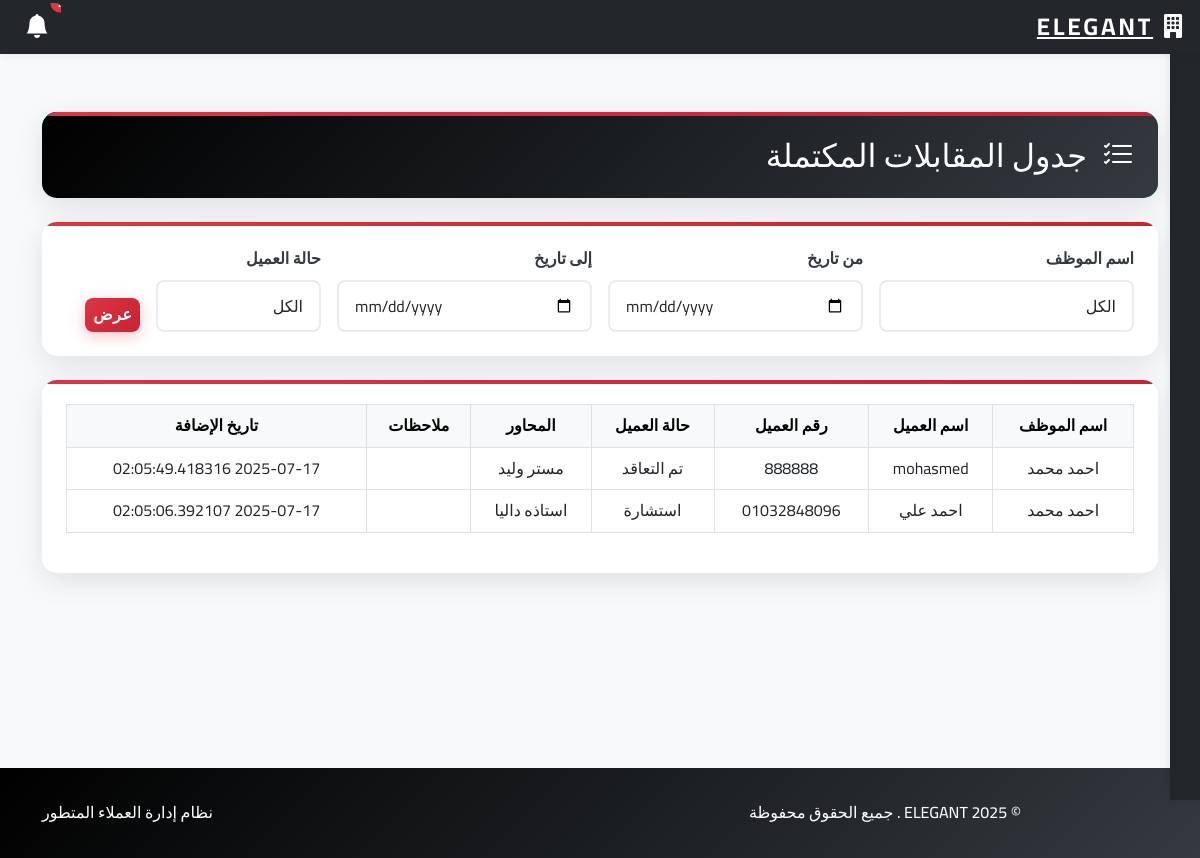
Screenshot of /view_completed_interviews (signed in) with the database file from the repository.
### tables this page shows
CREATE TABLE completed_interviews (
            id INTEGER PRIMARY KEY AUTOINCREMENT,
            employee_name TEXT,
            client_name TEXT,
            client_number TEXT,
            client_status TEXT,
            notes TEXT,
            interviewer TEXT,
            created_at TIMESTAMP
        );

### app.py (the view)
@app.route('/view_completed_interviews', methods=['GET', 'POST'])
def view_completed_interviews():
    rows = []
    selected_employee = ''
    start_date = ''
    end_date = ''
    client_status = ''
    conn = get_db_connection()
    conn.execute('''CREATE TABLE IF NOT EXISTS completed_interviews (
        id INTEGER PRIMARY KEY AUTOINCREMENT,
        employee_name TEXT,
        client_name TEXT,
        client_number TEXT,
        client_status TEXT,
        notes TEXT,
        interviewer TEXT,
        created_at TIMESTAMP
    )''')
    employees = conn.execute('SELECT DISTINCT employee_name FROM completed_interviews').fetchall()
    if request.method == 'POST':
        selected_employee = request.form.get('employee_name', '')
        start_date = request.form.get('start_date', '')
        end_date = request.form.get('end_date', '')
        client_status = request.form.get('client_status', '')
        query = 'SELECT * FROM completed_interviews WHERE 1=1'
        params = []
        if selected_employee:
            query += ' AND employee_name = ?'
            params.append(selected_employee)
        if start_date:
            query += ' AND date(created_at) >= date(?)'
            params.append(start_date)
        if end_date:
            query += ' AND date(created_at) <= date(?)'
            params.append(end_date)
        if client_status:
            query += ' AND client_status = ?'
            params.append(client_status)
        rows = conn.execute(query, params).fetchall()
    else:
        rows = conn.execute('SELECT * FROM completed_interviews ORDER BY created_at DESC').fetchall()
    conn.close()
    return render_template('view_completed_interviews.html', rows=rows, employees=employees, selected_employee=selected_employee, start_date=start_date, end_date=end_date, client_status=client_status)

### app.py (called while the page is built)
def get_db_connection():
    conn = sqlite3.connect(DATABASE)
    conn.row_factory = sqlite3.Row
    return conn

def login_required(f):
    @wraps(f)
    def decorated_function(*args, **kwargs):
        if request.endpoint in ['login', 'employee_stats_login', 'static']:
            return f(*args, **kwargs)
        if not session.get('logged_in'):
            return redirect(url_for('login'))
        return f(*args, **kwargs)
    return decorated_function

@app.context_processor
def inject_notifications():
    notifications = []
    try:
        conn = get_db_connection()
        tomorrow = (datetime.now() + timedelta(days=1)).date()
        rows = conn.execute('SELECT employee_name, client_name, appointment_date FROM appointments WHERE date(appointment_date) = ?', (str(tomorrow),)).fetchall()
        for row in rows:
            notifications.append({
                'employee_name': row['employee_name'],
                'client_name': row['client_name'],
                'date': row['appointment_date'],
                'message': f"لديك مقابلة غداً مع العميل {row['client_name']} (الموظف: {row['employee_name']})"
            })
        conn.close()
    except Exception as e:
        pass
    return dict(notifications=notifications)

### templates/view_completed_interviews.html (shortened to what this page needs)
{% extends 'base.html' %}
{% block content %}
<div class="row justify-content-center">
    <div class="col-lg-12">
        <div class="elegant-card mb-4">
            <div class="elegant-card-header bg-info text-white">
                <h2 class="mb-0">
                    <i class="bi bi-list-check me-2"></i>
                    جدول المقابلات المكتملة
                </h2>
            </div>
        </div>
        <div class="elegant-card mb-4">
            <div class="card-body p-4">
                <form method="post" class="row g-3 align-items-end">
                    <div class="col-md-3">
                        <label class="form-label">اسم الموظف</label>
                        <select name="employee_name" class="form-select">
                            <option value="">الكل</option>
                        </select>
                    </div>
                    <div class="col-md-3">
                        <label class="form-label">من تاريخ</label>
                        <input type="date" name="start_date" class="form-control" value="{{ start_date|default('') }}">
                    </div>
                    <div class="col-md-3">
                        <label class="form-label">إلى تاريخ</label>
                        <input type="date" name="end_date" class="form-control" value="{{ end_date|default('') }}">
                    </div>
                    <div class="col-md-2">
                        <label class="form-label">حالة العميل</label>
                        <select name="client_status" class="form-select">
                            <option value="">الكل</option>
                        </select>
                    </div>
                    <div class="col-md-1 d-flex gap-2">
                        <button type="submit" class="elegant-btn elegant-btn-primary btn-sm py-1 px-2">عرض</button>
                    </div>
                </form>
            </div>
        </div>
        <div class="elegant-card">
            <div class="card-body p-4">
                <div class="table-responsive">
                    <table class="table table-bordered table-hover align-middle text-center">
                        <thead class="table-light">
                            <tr>
                                <th>اسم الموظف</th>
                                <th>اسم العميل</th>
                                <th>رقم العميل</th>
                                <th>حالة العميل</th>
                                <th>المحاور</th>
                                <th>ملاحظات</th>
                                <th>تاريخ الإضافة</th>
                            </tr>
                        </thead>
                        <tbody>
                            {% for row in rows %}
                            <tr>
                                <td>{{ row.employee_name }}</td>
                                <td>{{ row.client_name }}</td>
                                <td>{{ row.client_number }}</td>
                                <td>{{ row.client_status }}</td>
                                <td>{{ row.interviewer }}</td>
                                <td>{{ row.notes }}</td>
                                <td>{{ row.created_at }}</td>
                            </tr>
                            {% endfor %}
                        </tbody>
                    </table>
                </div>
            </div>
        </div>
    </div>
</div>
{% endblock %}

### templates/base.html (shortened to what this page needs)
<!DOCTYPE html>
<html lang="ar" dir="rtl">
<head>
    <link href="https://cdn.jsdelivr.net/npm/bootstrap@5.3.0/dist/css/bootstrap.rtl.min.css" rel="stylesheet">
    <link href="https://cdn.jsdelivr.net/npm/bootstrap-icons@1.10.5/font/bootstrap-icons.css" rel="stylesheet">
    <link href="https://cdnjs.cloudflare.com/ajax/libs/animate.css/4.1.1/animate.min.css" rel="stylesheet">
    <link rel="stylesheet" href="{{ url_for('static', filename='css/style.css') }}">
</head>
<body class="elegant-body">
    <header class="elegant-topbar">
        <div class="container-fluid d-flex align-items-center justify-content-between">
            <div class="d-flex align-items-center">
                <a href="/" class="elegant-topbar-company me-4"><i class="bi bi-building-fill me-2"></i> ELEGANT</a>
            </div>
            {% if request.endpoint != 'login' %}
            <div class="dropdown ms-3">
                <a class="btn position-relative" href="#" id="notifDropdown" data-bs-toggle="dropdown" aria-expanded="false" style="color: #fff; font-size: 1.5rem;">
                    <i class="bi bi-bell-fill"></i>
                    {% if notifications and notifications|length > 0 %}
                    <span class="position-absolute top-0 start-0 translate-middle badge rounded-pill bg-danger" style="font-size:0.7rem;">{{ notifications|length }}</span>
                    {% endif %}
                </a>
            </div>
            {% endif %}
        </div>
    </header>
{% if request.endpoint != 'login' %}
<aside class="elegant-sidebar-hover d-none d-lg-flex">
    <ul>
        <li class="sidebar-section">إدارة العملاء</li>
        <li><a href="/contact" title="إضافة عميل"><span>إضافة عميل</span></a></li>
        <li><a href="/view_clients" title="عرض العملاء"><span>عرض العملاء</span></a></li>
        <li><a href="/not_contacted" title="إضافة لم يتم التواصل معه"><span>إضافة لم يتم التواصل</span></a></li>
        <li><a href="/view_not_contacted" title="عرض لم يتم التواصل معهم"><span>لم يتم التواصل</span></a></li>
        <li class="sidebar-section">المقابلات والمتابعة</li>
        <li><a href="/followup" title="إضافة متابعة"><span>إضافة متابعة</span></a></li>
        <li><a href="/view_followups" title="عرض المتابعة"><span>عرض المتابعة</span></a></li>
        <li><a href="/appointment" title="إضافة مقابلة"><span>إضافة مقابلة</span></a></li>
        <li><a href="/view_appointments" title="عرض المقابلات"><span>عرض المقابلات</span></a></li>
        <li class="sidebar-section">أنظمة المقابلات</li>
    </ul>
    <div class="sidebar-company text-center mt-auto mb-3">
        <span class="sidebar-company-name">ELEGANT</span>
    </div>
</aside>
{% endif %}
    <div class="main-content animate__animated animate__fadeIn">
        <div class="container">
            {% block content %}
            {% endblock %}
        </div>
    </div>
    <footer class="elegant-footer">
        <div class="container">
            <div class="row">
                <div class="col-md-6">
                    <p>&copy; 2025 ELEGANT . جميع الحقوق محفوظة</p>
                </div>
                <div class="col-md-6 text-end">
                    <p>نظام إدارة العملاء المتطور</p>
                </div>
            </div>
        </div>
    </footer>
</body>
</html>

### static/css/style.css (style rules this page uses)
:root { --primary-red: #dc3545; --dark-red: #c82333; --light-red: #e74c3c; --accent-red: #ff4757; --pure-white: #ffffff; --off-white: #f8f9fa; --light-gray: #e9ecef; --medium-gray: #6c757d; --dark-gray: #343a40; --pure-black: #000000; --shadow: rgba(0, 0, 0, 0.1); --shadow-dark: rgba(0, 0, 0, 0.2); --gradient-primary: linear-gradient(135deg, var(--primary-red), var(--dark-red)); --gradient-secondary: linear-gradient(135deg, var(--pure-black), var(--dark-gray)); }
* { margin: 0; padding: 0; box-sizing: border-box; }
body { font-family: 'Cairo', sans-serif; background: var(--off-white); color: var(--dark-gray); line-height: 1.6; overflow-x: hidden; }
.elegant-body { padding-top: 80px; min-height: 100vh; position: relative; }
.main-content { min-height: calc(100vh - 160px); padding: 2rem 0; }
.elegant-card { background: var(--pure-white); border-radius: 15px; box-shadow: 0 8px 30px var(--shadow); border: none; transition: all 0.3s ease; overflow: hidden; position: relative; }
.elegant-card::before { content: ''; position: absolute; top: 0; left: 0; right: 0; height: 4px; background: var(--gradient-primary); }
.elegant-card-header { background: var(--gradient-secondary); color: var(--pure-white); border: none; padding: 1.5rem; font-weight: 600; }
.form-control, .form-select { border: 2px solid var(--light-gray); border-radius: 8px; padding: 0.75rem 1rem; font-size: 1rem; transition: all 0.3s ease; background: var(--pure-white); }
.form-label { font-weight: 600; color: var(--dark-gray); margin-bottom: 0.5rem; }
.elegant-btn { padding: 0.75rem 2rem; border-radius: 8px; font-weight: 600; text-transform: uppercase; letter-spacing: 0.5px; transition: all 0.3s ease; position: relative; overflow: hidden; border: none; cursor: pointer; }
.elegant-btn-primary { background: var(--gradient-primary); color: var(--pure-white); box-shadow: 0 4px 15px rgba(220, 53, 69, 0.3); }
.elegant-footer { background: var(--gradient-secondary); color: var(--pure-white); padding: 2rem 0; margin-top: 3rem; text-align: center; }
.elegant-footer p { margin: 0; font-weight: 500; }
.table-hover tbody tr { transition: all 0.3s ease; }
.page-transition { animation: fadeInUp 0.5s ease; }

### templates/base.html (style rules this page uses)
.elegant-sidebar-hover { position: fixed; top: 0; right: -180px; height: 100vh; width: 210px; background: #23272b; z-index: 1040; display: flex; flex-direction: column; padding-top: 30px; box-shadow: -2px 0 8px rgba(0,0,0,0.07); transition: right 0.25s; overflow: hidden; }
.elegant-sidebar-hover ul { list-style: none; padding: 0 0 0 0; margin: 0; width: 100%; overflow-y: auto; max-height: 85vh; }
.elegant-sidebar-hover li { width: 100%; margin-bottom: 8px; text-align: right; font-size: 1.08rem; }
.elegant-sidebar-hover a { color: #fff; text-decoration: none; display: flex; align-items: center; padding: 10px 18px; border-radius: 8px 0 0 8px; transition: background 0.18s, color 0.18s; font-weight: 500; }
.sidebar-section { color: #aaa; font-size: 0.98rem; margin: 18px 0 6px 0; padding: 0 18px; font-weight: 600; letter-spacing: 0.03em; }
.sidebar-company { padding: 0 0 0 0; }
.sidebar-company-name { color: #fff; font-size: 1.3rem; font-weight: bold; letter-spacing: 0.12em; background: #23272b; border-radius: 8px; padding: 8px 0; display: block; }
.elegant-topbar { position: fixed; top: 0; right: 0; left: 0; height: 54px; background: #23272b; z-index: 1100; box-shadow: 0 2px 8px rgba(0,0,0,0.07); display: flex; align-items: center; }
.elegant-topbar-company { color: #fff; font-size: 1.5rem; font-weight: bold; letter-spacing: 0.12em; display: flex; align-items: center; }
body { padding-top: 54px; }
.dropdown .bi-bell-fill { transition: color 0.2s; }

### rows the page displays
completed_interviews: employee_name "احمد محمد", client_name "mohasmed", client_number "888888", client_status "تم التعاقد", interviewer "مستر وليد", created_at "2025-07-17 02:05:49.418316"
completed_interviews: employee_name "احمد محمد", client_name "احمد علي", client_number "01032848096", client_status "استشارة", interviewer "استاذه داليا", created_at "2025-07-17 02:05:06.392107"
